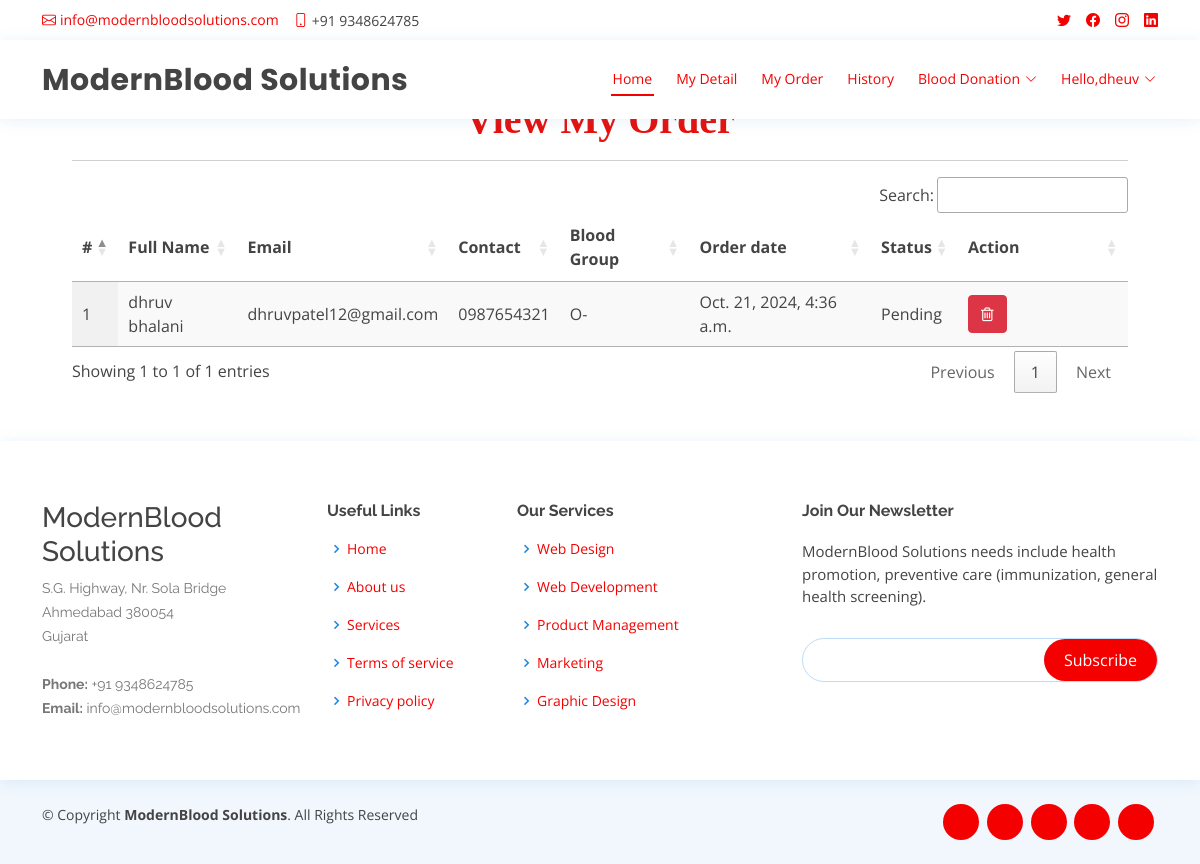
The page /my_order (signed in) on the database its author committed.
### blood_app/models.py (models this page shows, shortened)
class Order(models.Model):
    status = models.CharField(max_length=100, null=True, blank=True)
    user = models.ForeignKey(UserProfile, on_delete=models.CASCADE, null=True, blank=True)
    blood_donation = models.ForeignKey(Blood_Donation, on_delete=models.CASCADE, null=True, blank=True)
    amount = models.CharField(max_length=100, null=True, blank=True)
    created = models.DateTimeField(auto_now=True,null=True)

class UserProfile(models.Model):
    user = models.ForeignKey(User, on_delete=models.CASCADE, null=True)
    contact = models.CharField(max_length=100, null=True)
    address = models.CharField(max_length=100, null=True)
    blood_group = models.ForeignKey(Category, on_delete=models.CASCADE, null=True, blank=True)
    dob = models.DateField(null=True)
    image = models.FileField(null=True)

class Blood_Donation(models.Model):
    status = models.CharField(max_length=100, null=True, blank=True)
    user = models.ForeignKey(UserProfile, on_delete=models.CASCADE, null=True, blank=True)
    blood_group = models.ForeignKey(Category, on_delete=models.CASCADE, null=True, blank=True)
    place = models.CharField(max_length=100, null=True, blank=True)
    purpose = models.CharField(max_length=100, null=True, blank=True)
    created = models.DateTimeField(auto_now=True,null=True)
    active = models.BooleanField(null=True, blank=True, default=False)

class Category(models.Model):
    name = models.CharField(max_length=100, null=True, blank=True)

### blood_app/views.py (the view)
# urls.py: path('my_order', my_order, name='my_order'),
def my_order(request):
    user = UserProfile.objects.get(user=request.user)
    data = Order.objects.filter(user=user)
    return render(request, "my_order.html",{'data':data})

### blood_app/templates/my_order.html
{% extends 'index.html' %}
{% load static %}
{% block body %}
<div class="container-fluid" style="width:90%;margin-top:8%">
                    <div class="container-fluid">
                        <h1 align="center" style="font-weight:bold;font-family : 'Monotype Corsiva' ; color : #E6120E ;margin-top:4%">View My Order</h1>
                         </div><hr>
                                <table id="example" class="display" style="width:100%">
                                  <thead>
                                    <tr>
                                      <th>#</th>
                                      <th>Full Name</th>
                                      <th>Email</th>
                                      <th>Contact</th>
                                      <th>Blood Group</th>
                                      <th>Order date</th>
                                      <th>Status</th>
                                      <th>Action</th>
                                  </tr>
                              </thead>
                              <tbody>
                              {% for i in data %}
                                <tr>
                                  <td>{{forloop.counter}}</td>
                                  <td>{{i.user.user.first_name}} {{i.user.user.last_name}}</td>
                                  <td>{{i.user.user.email}}</td>
                                  <td>{{i.user.contact}}</td>
                                  <td>{{i.blood_donation.blood_group.name}}</td>
                                  <td>{{i.created}}</td>
                                    <td>{{i.status}}
                                  </td>
                                    <td style="width:150px">
                                      <a href="{% url 'delete_order' i.id %}" ><button class="btn btn-danger" onclick="return confirm('Are you sure?')"><i class="fa fa-trash-o"></i></button></a></td>
                              </tr>
                              {% endfor %}
                          </tbody>
                      </table>
                  </div>
{% endblock %}

### blood_app/templates/index.html (shortened to what this page needs)
<!DOCTYPE html>
<html lang="en">
  {% load static %}
<head>
  <link href="{% static 'vendor/fontawesome-free/css/all.min.css' %}" rel="stylesheet">
  <link href="{% static 'vendor/animate.css/animate.min.css' %}" rel="stylesheet">
  <link href="{% static 'vendor/bootstrap/css/bootstrap.min.css' %}" rel="stylesheet">
  <link href="{% static 'vendor/bootstrap-icons/bootstrap-icons.css' %}" rel="stylesheet">
  <link href="{% static 'vendor/boxicons/css/boxicons.min.css' %}" rel="stylesheet">
  <link href="{% static 'vendor/glightbox/css/glightbox.min.css' %}" rel="stylesheet">
  <link href="{% static 'vendor/remixicon/remixicon.css' %}" rel="stylesheet">
  <link href="{% static 'vendor/swiper/swiper-bundle.min.css' %}" rel="stylesheet">
  <link href="{% static 'css/style.css' %}" rel="stylesheet">
  <link rel="stylesheet" href="https://cdnjs.cloudflare.com/ajax/libs/font-awesome/4.7.0/css/font-awesome.min.css">
  <link rel='stylesheet' type='text/css' href="https://cdn.datatables.net/1.10.21/css/jquery.dataTables.min.css">
  <link rel='stylesheet' type='text/css' href="https://cdn.datatables.net/buttons/1.6.2/css/buttons.dataTables.min.css">
</head>
<body>
  <div id="topbar" class="d-flex align-items-center fixed-top">
    <div class="container d-flex justify-content-between">
      <div class="contact-info d-flex align-items-center">
        <i class="bi bi-envelope"></i> <a href="mailto:contact@example.com">info@modernbloodsolutions.com</a>
        <i class="bi bi-phone"></i> +91 9348624785
      </div>
      <div class="d-none d-lg-flex social-links align-items-center">
        <a href="#" class="twitter"><i class="bi bi-twitter"></i></a>
        <a href="#" class="facebook"><i class="bi bi-facebook"></i></a>
        <a href="#" class="instagram"><i class="bi bi-instagram"></i></a>
        <a href="#" class="linkedin"><i class="bi bi-linkedin"></i></i></a>
      </div>
    </div>
  </div>
  <header id="header" class="fixed-top">
    <div class="container d-flex align-items-center">
      <h1 class="logo me-auto">ModernBlood Solutions</h1>
      {% if request.user.is_staff %}
      <nav id="navbar" class="navbar order-last order-lg-0">
        <ul>
          <li><a class="nav-link scrollto active" href="{% url 'admin_home' %}">Home</a></li>
          <li class="dropdown"><a href="#"><span>Category</span> <i class="bi bi-chevron-down"></i></a>
            <ul>
              <li><a href="/add_category">Add Blood Category</a></li>
              <li><a href="/view_category">View Blood Category</a></li>
            </ul>
          </li>
          <li><a class="nav-link scrollto" href="/view_user">Users</a></li>
          <li><a class="nav-link scrollto" href="/all_order">All Order</a></li>
          <li class="dropdown"><a href="#"><span>Blood Donation</span> <i class="bi bi-chevron-down"></i></a>
            <ul>
              <li><a href="/request_blood">Request for Blood</a></li>
              <li><a href="/donator_blood">Donate for Blood</a></li>
            </ul>
          </li>
          <li class="dropdown">
            <a href="#" class="appointment-btn scrollto" style="color: #fff;"><span class="d-none d-md-inline">Welcome,</span> {{request.user.username}} <i class="bi bi-chevron-down"></i></a>
            <ul>
              <li><a href="{% url 'change_password' %}">Password</a></li>
              <li><a href="{% url 'logout' %}">Logout</a></li>
            </ul>
          </li>
        </ul>
        <i class="bi bi-list mobile-nav-toggle"></i>
      </nav>
      {% elif request.user.is_authenticated %}
      <nav id="navbar" class="navbar order-last order-lg-0">
        <ul>
          <li><a class="nav-link scrollto active" href="{% url 'home' %}">Home</a></li>
          <li><a class="nav-link scrollto" href="/profile">My Detail</a></li>
          <li><a class="nav-link scrollto" href="/my_order">My Order</a></li>
          <li><a class="nav-link scrollto" href="/history">History</a></li>
          <li class="dropdown"><a href="#"><span>Blood Donation</span> <i class="bi bi-chevron-down"></i></a>
          </li>
          <li class="dropdown"><a href="#"><span>Hello,{{request.user.username}}</span> <i class="bi bi-chevron-down"></i></a>
          </li>
        </ul>
      </nav>
      {% endif %}
  </header>
  <div class="mt-5 mb-5" style="margin-top:14%">
  {% block body %}
  {% endblock %}
  </div>
  <footer id="footer">
    <div class="footer-top">
      <div class="container">
        <div class="row">
          <div class="col-lg-3 col-md-6 footer-contact">
            <h3>ModernBlood Solutions</h3>
            <p>
              S.G. Highway, Nr. Sola Bridge <br>
              Ahmedabad 380054<br>
              Gujarat <br><br>
              <strong>Phone:</strong> +91 9348624785<br>
              <strong>Email:</strong>
              info@modernbloodsolutions.com<br>
            </p>
          </div>
          <div class="col-lg-2 col-md-6 footer-links">
            <h4>Useful Links</h4>
            <ul>
              <li><i class="bx bx-chevron-right"></i> <a href="#">Home</a></li>
              <li><i class="bx bx-chevron-right"></i> <a href="#">About us</a></li>
              <li><i class="bx bx-chevron-right"></i> <a href="#">Services</a></li>
              <li><i class="bx bx-chevron-right"></i> <a href="#">Terms of service</a></li>
              <li><i class="bx bx-chevron-right"></i> <a href="#">Privacy policy</a></li>
            </ul>
          </div>
          <div class="col-lg-3 col-md-6 footer-links">
            <h4>Our Services</h4>
            <ul>
              <li><i class="bx bx-chevron-right"></i> <a href="#">Web Design</a></li>
              <li><i class="bx bx-chevron-right"></i> <a href="#">Web Development</a></li>
              <li><i class="bx bx-chevron-right"></i> <a href="#">Product Management</a></li>
              <li><i class="bx bx-chevron-right"></i> <a href="#">Marketing</a></li>
              <li><i class="bx bx-chevron-right"></i> <a href="#">Graphic Design</a></li>
            </ul>
          </div>
          <div class="col-lg-4 col-md-6 footer-newsletter">
            <h4>Join Our Newsletter</h4>
            <p>ModernBlood Solutions needs include health promotion, preventive care (immunization, general health screening).</p>
            <form action="" method="post">
              <input type="email" name="email"><input type="submit" value="Subscribe">
            </form>
          </div>
        </div>
      </div>
    </div>
    <div class="container d-md-flex py-4">
      <div class="me-md-auto text-center text-md-start">
        <div class="copyright">
          &copy; Copyright <strong><span>ModernBlood Solutions</span></strong>. All Rights Reserved
        </div>
        <div class="credits">
        </div>
      </div>
      <div class="social-links text-center text-md-right pt-3 pt-md-0">
        <a href="#" class="twitter"><i class="bx bxl-twitter"></i></a>
        <a href="#" class="facebook"><i class="bx bxl-facebook"></i></a>
        <a href="#" class="instagram"><i class="bx bxl-instagram"></i></a>
        <a href="#" class="google-plus"><i class="bx bxl-skype"></i></a>
        <a href="#" class="linkedin"><i class="bx bxl-linkedin"></i></a>
      </div>
    </div>
  </footer>
</body>
</html>

### blood_app/static/css/style.css (style rules this page uses)
body { font-family: "Open Sans", sans-serif; color: #444444; }
a { color: #f50000 !important; text-decoration: none; }
h1, h2, h3, h4, h5, h6 { font-family: "Raleway", sans-serif; }
#topbar { background: #fff; height: 40px; font-size: 14px; transition: all 0.5s; z-index: 996; }
#topbar .contact-info a { line-height: 1; color: #444444; transition: 0.3s; }
#topbar .contact-info i { color: #f50000 !important; padding-right: 4px; margin-left: 15px; line-height: 0; }
#topbar .contact-info i:first-child { margin-left: 0; }
#topbar .social-links a { color: #437099; padding-left: 15px; display: inline-block; line-height: 1px; transition: 0.3s; }
#topbar .social-links a:first-child { border-left: 0; }
#header { background: #fff; transition: all 0.5s; z-index: 997; padding: 15px 0; top: 40px; box-shadow: 0px 2px 15px rgba(25, 119, 204, 0.1); }
#header .logo { font-size: 30px; margin: 0; padding: 0; line-height: 1; font-weight: 700; letter-spacing: 0.5px; font-family: "Poppins", sans-serif; }
.navbar { padding: 0; }
.navbar ul { margin: 0; padding: 0; display: flex; list-style: none; align-items: center; }
.navbar li { position: relative; }
.navbar>ul>li { position: relative; white-space: nowrap; padding: 8px 0 8px 20px; }
.navbar a, .navbar a:focus { display: flex; align-items: center; justify-content: space-between; font-size: 14px; color: #2c4964; white-space: nowrap; transition: 0.3s; border-bottom: 2px solid #fff; padding: 5px 2px; }
.navbar a i, .navbar a:focus i { font-size: 12px; line-height: 0; margin-left: 5px; }
.navbar a:hover, .navbar .active, .navbar .active:focus, .navbar li:hover>a { color: #f50000 !important; border-color: #f50000 !important; }
#footer { color: #444444; font-size: 14px; background: #f1f7fd; }
#footer .footer-top { padding: 60px 0 30px 0; background: #fff; box-shadow: 0px 2px 15px rgba(25, 119, 204, 0.1); }
#footer .footer-top .footer-contact { margin-bottom: 30px; }
#footer .footer-top .footer-contact p { font-size: 14px; line-height: 24px; margin-bottom: 0; font-family: "Raleway", sans-serif; color: #777777; }
#footer .footer-top h4 { font-size: 16px; font-weight: bold; color: #444444; position: relative; padding-bottom: 12px; }
#footer .footer-top .footer-links { margin-bottom: 30px; }
#footer .footer-top .footer-links ul { list-style: none; padding: 0; margin: 0; }
#footer .footer-top .footer-links ul i { padding-right: 2px; color: #1c84e3; font-size: 18px; line-height: 1; }
#footer .footer-top .footer-links ul li { padding: 10px 0; display: flex; align-items: center; }
#footer .footer-top .footer-links ul li:first-child { padding-top: 0; }
#footer .footer-top .footer-links ul a { color: #777777; transition: 0.3s; display: inline-block; line-height: 1; }
#footer .footer-newsletter { font-size: 15px; }
#footer .footer-newsletter h4 { font-size: 16px; font-weight: bold; color: #444444; position: relative; padding-bottom: 12px; }
#footer .footer-newsletter form { margin-top: 30px; background: #fff; padding: 6px 10px; position: relative; border-radius: 50px; text-align: left; border: 1px solid #bfdcf7; }
#footer .footer-newsletter form input[type=email] { border: 0; padding: 4px 8px; width: calc(100% - 100px); }
#footer .footer-newsletter form input[type=submit] { position: absolute; top: 0; right: 0; bottom: 0; border: 0; background: none; font-size: 16px; padding: 0 20px; background: #f50000 !important; color: #fff; transition: 0.3s; border-radius: 50px; }
#footer .credits { padding-top: 5px; font-size: 13px; color: #444444; }
#footer .social-links a { font-size: 18px; display: inline-block; background: #f50000 !important; color: #fff; line-height: 1; padding: 8px 0; margin-right: 4px; border-radius: 50%; text-align: center; width: 36px; height: 36px; transition: 0.3s; }

### rows shown on the page
Order: user.user.first_name "dhruv", user.user.last_name "bhalani", user.user.email "dhruvpatel12@gmail.com", user.contact "0987654321", blood_donation.blood_group.name "O-", created "Oct. 21, 2024, 4:36 a.m.", status "Pending"

### other values the page prints
{{ request.user.username }} "dheuv"
